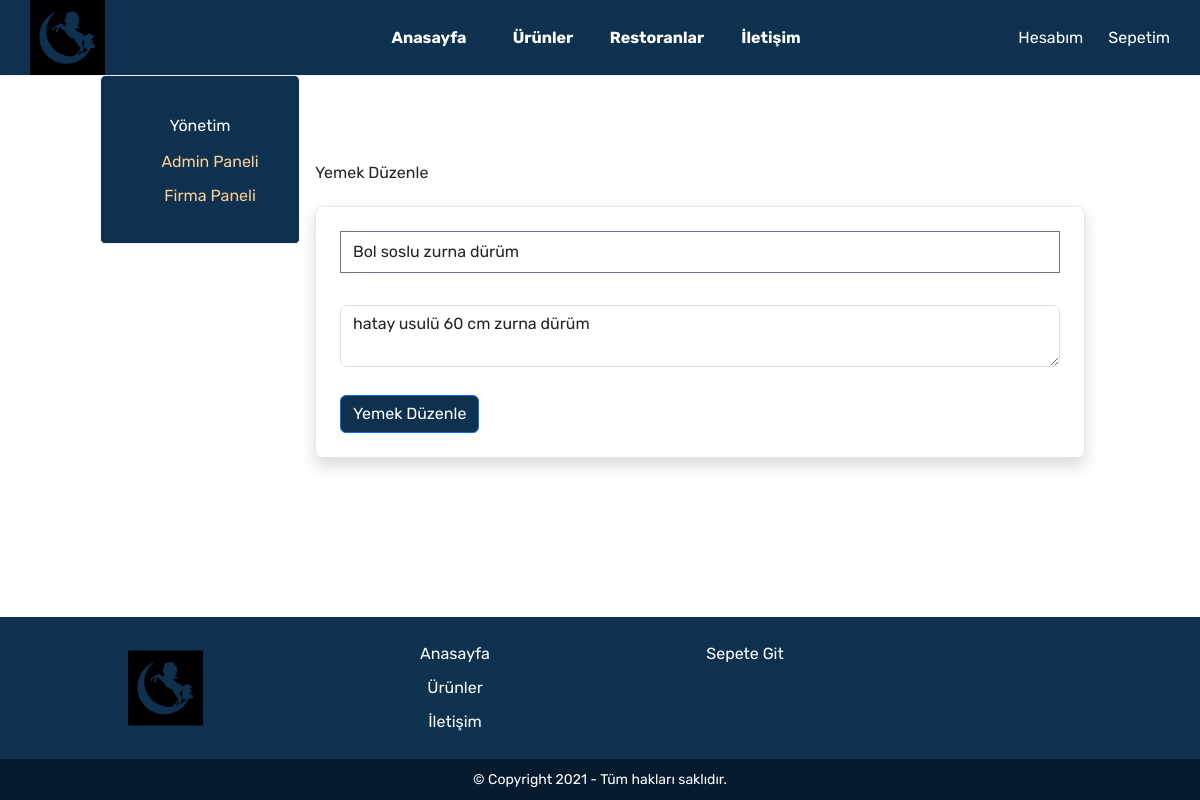
The app's page /yemek.php?edit_food=2 (signed in) with its own data.
### tables this page shows
CREATE TABLE `food` (
  `id` int(11) NOT NULL,
  `restaurant_id` int(11) NOT NULL,
  `name` varchar(1000) NOT NULL,
  `description` varchar(1000) NOT NULL,
  `image_path` varchar(1000) NOT NULL,
  `price` varchar(1100) NOT NULL,
  `discount` varchar(1000) NOT NULL,
  `created_at` varchar(1000) NOT NULL DEFAULT current_timestamp(),
  `deleted_at` varchar(1000) NOT NULL
);

### src/connection.php (called while the page is built, shortened)
<?php
function dbConnect() {
    $host = "localhost";
    $username = "root";
    $password = "";
    $dbname = "restaurant_app";
    try {
        $pdo = new PDO("mysql:host=$host;dbname=$dbname;charset=utf8", $username, $password);
        $pdo->setAttribute(PDO::ATTR_ERRMODE, PDO::ERRMODE_EXCEPTION);
        return $pdo;
    } catch (PDOException $e) {
        die("Bağlantı hatası: " . $e->getMessage());
    }
}
function select($table, $conditions) {
    $pdo = dbConnect();
    $where = [];
    foreach ($conditions as $column => $value) {
        $where[] = "`$column` = ?";
    }
    $whereClause = implode(" AND ", $where);
    $sql = "SELECT * FROM `{$table}` WHERE $whereClause";
    $stmt = $pdo->prepare($sql);
    $stmt->execute(array_values($conditions));
    return $stmt->fetch(PDO::FETCH_ASSOC);
}
?>

### src/yemek.php (the view, shortened to what this page needs)
<?php
if (isset($_GET['edit_food'])) {
    $food_id = $_GET['edit_food'];
}
?>
<!DOCTYPE html>
<html lang="tr">
<head>
    <link rel="stylesheet" href="css/global.css">
    <link rel="stylesheet" href="css/main.css">
    <link href="https://cdn.jsdelivr.net/npm/bootstrap@5.3.3/dist/css/bootstrap.min.css" rel="stylesheet">
    <link href="https://cdn.jsdelivr.net/npm/flowbite@2.5.1/dist/flowbite.min.css" rel="stylesheet" />
</head>
<body>
    <div id="main">
        <?php include 'navbar.php'; ?>
        <div class="container">
            <?php include 'admin_sidebar.php'; ?>
            <div class="content" style="padding: 15px;">
                <br><br><br>
                <h1>Yemek Düzenle</h1>
                <br>
                <div>
                    <form action="islemler.php" method="POST">
                        <div>
                            <div class="card-body o-hidden border-1 shadow mb-4" style="border-radius: 7px;">
                                <div class="form-group m-4 mb-2">
                                    <input type="text" class="form-control" id="food_name" name="food_name" placeholder="Yemek Adı" value="<?= select("food",['id' => $food_id])['name'] ?>">
                                </div>
                                <br>
                                <div class="form-group m-4 mt-0">
                                    <textarea class="form-control" id="description" name="description" placeholder="Yemek Açıklaması"><?= select("food",['id' => $food_id])['description'] ?></textarea>
                                </div>
                                <button class="btn btn-primary m-4 mt-1" style="background-color: #0E3150;" type="submit" name="edit_food">Yemek Düzenle</button>
                            </div>
                        </div>
                    </form>
                </div>
            </div>
        </div>
        <?php include 'footer.php'; ?>
    </div>
</body>
</html>

### src/css/global.css (style rules this page uses)
* { padding: 0; margin: 0; font-family: 'Rubik', sans-serif; }
#main { min-height: 100vh; display: flex; flex-direction: column; }

### src/css/main.css (style rules this page uses)
.container { display: flex; flex-direction: row; width: 100%; margin: 0 auto 0 auto; }
.container .content { width: 80%; height: fit-content; }

### records on screen
food: food_name "Bol soslu zurna dürüm", description "hatay usulü 60 cm zurna dürüm"
